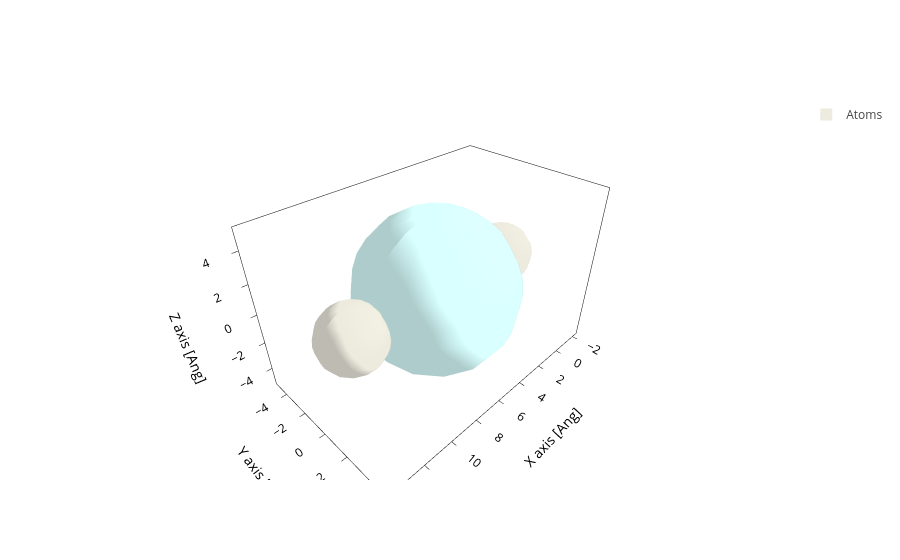

Notebook source saved alongside this figure:
### Markdown cell above
<div class="alert alert-info">

Note

The configuration could also store an associated matrix (e.g. the target matrix), however we are not going to use it for now.

</div>

Let's see **what this configuration looks like**. We can convert it to a `sisl` geometry and plot it (or you could also plot the points yourself):

### Code cell
geometry = config.to_sisl_geometry()
geometry.plot(show_cell=False, atoms_style={"size": geometry.maxR(all=True)})

### Figure 1 — Plotly figure (JSON) as saved in the notebook; plotly's stock layout.template omitted (floating-point values rounded to 4 significant figures; data arrays with more than 128 entries replaced by an {"elided": "..."} marker saying what was removed)
{"data": [{"alphahull": 0, "color": "#EDEADE", "hovertemplate": "%{meta.position}", "legendgroup": "Atoms", "meta": {"meta": {"Atoms_i": 0}, "position": "(0.00, 0.00, 0.00)"}, "name": "Atoms", "opacity": 1, "showlegend": true, "showscale": false, "type": "mesh3d", "x": {"elided": "225 float values"}, "y": {"elided": "225 float values"}, "z": {"elided": "225 float values"}}, {"alphahull": 0, "color": "#D9FFFF", "hovertemplate": "%{meta.position}", "legendgroup": "Atoms", "meta": {"meta": {"Atoms_i": 1}, "position": "(6.00, 0.00, 0.00)"}, "name": "Atoms", "opacity": 1, "showlegend": false, "showscale": false, "type": "mesh3d", "x": {"elided": "225 float values"}, "y": {"elided": "225 float values"}, "z": {"elided": "225 float values"}}, {"alphahull": 0, "color": "#EDEADE", "hovertemplate": "%{meta.position}", "legendgroup": "Atoms", "meta": {"meta": {"Atoms_i": 2}, "position": "(12.00, 0.00, 0.00)"}, "name": "Atoms", "opacity": 1, "showlegend": false, "showscale": false, "type": "mesh3d", "x": {"elided": "225 float values"}, "y": {"elided": "225 float values"}, "z": {"elided": "225 float values"}}], "layout": {"scene": {"aspectmode": "data", "xaxis": {"title": {"text": "X axis [Ang]"}}, "yaxis": {"title": {"text": "Y axis [Ang]"}}, "zaxis": {"title": {"text": "Z axis [Ang]"}}}, "xaxis": {"scaleanchor": "y", "scaleratio": 1, "title": {"text": "X axis [Ang]"}}, "yaxis": {"title": {"text": "Y axis [Ang]"}}}}
